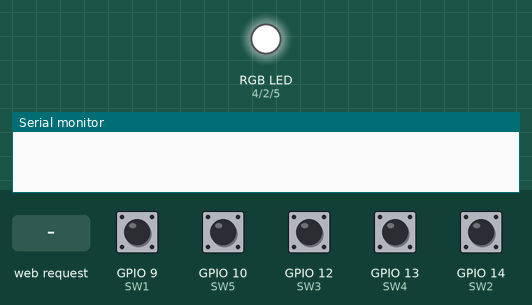
Recording of a sketch running on a simulated ESP8266 (NodeMCU). Shown: an RGB LED mixed from three pins (HIGH = lit), the last lines printed to the serial monitor. Inputs (shaded band) come from the test bench; at power-on: GPIO 9 (SW1), GPIO 10 (SW5), GPIO 12 (SW3), GPIO 13 (SW4), GPIO 14 (SW2) HIGH. Dim RGB values are drawn brighter than linear; WiFi joins after 1.5 s; servers stay silent unless stated; EEPROM starts erased.

Above: at 2.7 s.
2.8 s: HTTP request GET /?r received
At 5.08 s:
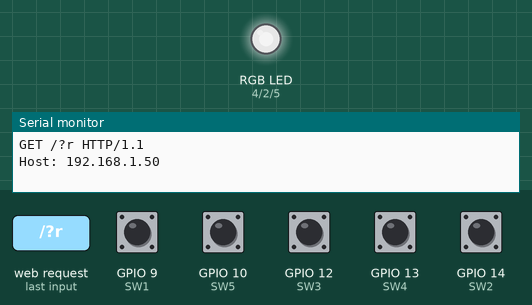
5.8 s: GPIO 9 (SW1) pulled LOW for 0.15 s
8.8 s: GPIO 9 (SW1) pulled LOW for 0.15 s
At 9.2 s:
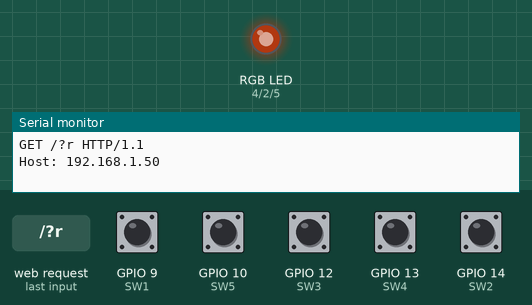
At 11.0 s:
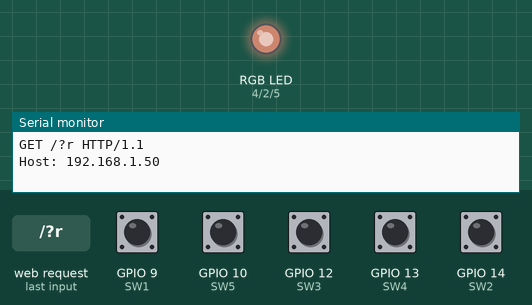
11.9 s: HTTP request GET /?r received
Timing chart, 0 to 17.7 s (numbered marks = the images above; inputs shaded):
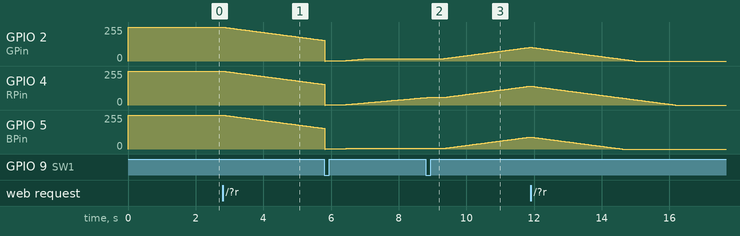

Measured:
- after the input at 2.8 s, GPIO 2 (GPin), GPIO 4 (RPin), GPIO 5 (BPin): moves from 254/255 to 155/255 over 3.0 s, starting at once
- after the input at 8.8 s, GPIO 2 (GPin): moves from 17/255 to 103/255 over 3.0 s, starting at once; GPIO 5 (BPin): moves from 4/255 to 90/255 over 3.0 s, starting at once

The sketch:

RGBController_pub.ino
```cpp
/*
WiFi RGB controller
By Drakon4ik
Version 0.0.1_b10
Date last update 06.01.2020
*/

#include <ESP8266WiFi.h>
#include <EEPROM.h>

/*---  ---*/

/*--- Конфигурация отладки/Config DEBUG mode ---*/
bool debugActiv = false;
/*---  ---*/

/*--- Конфигурация WiFi/Config WiFi ---*/
const char* ssid = "";
const char* password = "";
/*---  ---*/

/*--- Конфигурация веб-сервера/Config Web Server ---*/
WiFiServer server(80);
/*---  ---*/

/*--- Конфигурация HTTP запросов/Config HTTP requests ---*/
String redString = "0";
String greenString = "0";
String blueString = "0";
int pos1 = 0;
int pos2 = 0;
int pos3 = 0;
int pos4 = 0;

String header;
/*---  ---*/

/*--- GPIO ---*/
const int RPin = 4;
const int GPin = 2;
const int BPin = 5;
/*---  ---*/

/*--- Статус каналов/Status channel ---*/
bool ROn = false;
bool GOn = false;
bool BOn = false;
/*---  ---*/

/*--- Статус кнопок/Status buttom ---*/
int buttonState1 = 0;
int buttonState2 = 0;
int buttonState3 = 0;
int buttonState4 = 0;
int buttonState5 = 0;
/*---  ---*/

/*--- Конфигурация кнопок/Config buttom ---*/
uint8_t SW1 = 9;
uint8_t SW2 = 14;
uint8_t SW3 = 12;
uint8_t SW4 = 13;
uint8_t SW5 = 10;
/*---  ---*/

/*--- Конфигурация EPROM памяти/Config EPROM memory ---*/
const int eprom_r = 0;
const int eprom_g = 1;
const int eprom_b = 2;
/*---  ---*/

/*---Конфигурация анимации/Config animation ---*/
int Rtmp = 255;
int Gtmp = 255;
int Btmp = 255;
int RPos = 255;
int GPos = 255;
int BPos = 255;

int statusAnim = 1;
bool enterAnim = false;
/*---  ---*/

/*--- Прочая конфигурация/Config other ---*/
#define BUFFER_SIZE 100

int tm = 300;
float temp = 0;
int c_r = 0;
int c_g = 0;
int c_b = 0;

const int resolution = 256;
unsigned long currentTime = millis();
unsigned long previousTime = 0;
const long timeoutTime = 2000;

WiFiClient wclient;
//PubSubClient client(wclient); //testing
/*---  ---*/

/*--- Инициализация прошивки/Initial ---*/
void setup() {
  Serial.begin(115200);
  if (debugActiv) {
    Serial.println("Start system...");
  }

  /*--- Инициальизация силовых выходов/Initial output ---*/
  if (debugActiv) {
    Serial.print("Start pin modes...");
  }
  pinMode(RPin,OUTPUT);
  pinMode(GPin, OUTPUT);
  pinMode(BPin, OUTPUT);
  digitalWrite(RPin, ROn);
  digitalWrite(GPin, GOn);
  digitalWrite(BPin, BOn);
  if (debugActiv) {
    Serial.println("OK");
  }
  /*---  ---*/

  /*--- Инициализация кнопок/Initial button ---*/
  if (debugActiv) {
    Serial.print("Start button...");
  }
  pinMode(SW1 , INPUT_PULLUP);
  pinMode(SW2 , INPUT_PULLUP);
  pinMode(SW3 , INPUT_PULLUP);
  pinMode(SW4 , INPUT_PULLUP);
  pinMode(SW5 , INPUT_PULLUP);
  if (debugActiv) {
    Serial.println("OK");
  }
  /*---  ---*/

  /*--- Включение света/Light enable ---*/
  if (debugActiv) {
    Serial.print("Start light...");
  }
  analogWriteRange(resolution);
  analogWrite(RPin, HIGH);
  analogWrite(GPin, HIGH);
  analogWrite(BPin, HIGH);
  analogWrite(RPin, RPos);
  analogWrite(GPin, GPos);
  analogWrite(BPin, BPos);
  if (debugActiv) {
    Serial.println("OK");
  }
  /*---  ---*/

  /*--- Подключение к WiFi/Connect to WiFi ---*/
  if (debugActiv) {
    Serial.print("Conect to WiFi...");
  }
  WiFi.begin(ssid, password);
  if (WiFi.waitForConnectResult() == WL_CONNECTED) {
    if (debugActiv) {
      Serial.println("OK");
    }
  }else {
    if (debugActiv) {
      Serial.println("ERR...");
    }
  }
  /*---  ---*/

  /*--- Инициализация сервера/Initial server ---*/
  if (debugActiv) {
    Serial.print("Start server...");
  }
  server.begin();
  if (debugActiv) {
    Serial.println("OK");
  }
  /*---  ---*/

  /*--- Инициализация памяти/Initial memory ---*/
  if (debugActiv) {
    Serial.print("Start EEPROM...");
  }
  EEPROM.begin(4);
  Rtmp = EEPROM.read(eprom_r);
  Gtmp = EEPROM.read(eprom_g);
  Btmp = EEPROM.read(eprom_b);
  EEPROM.commit();
  if (debugActiv) {
    Serial.println("OK");
  }
  /*---  ---*/

  /*--- Установка цвета из памяти/Install color from memory ---*/
  if (debugActiv) {
    Serial.print("Color switch from EEPROM...");
  }
  colorSwitch();
  if (debugActiv) {
    Serial.println("OK");
    Serial.println("Start system...OK");
  }
  /*---  ---*/
}
/*---  ---*/

void loop() {
  //Веб интерфейс/Web interface
  WiFiClient client = server.available();
  if (!enterAnim) {
    if (client) {
    currentTime = millis();
    previousTime = currentTime;
    if (debugActiv) {
      Serial.println("***");
      Serial.println("New client on web interface");
    }
    String currentLine = "";
    while (client.connected() && currentTime - previousTime <= timeoutTime) {
      currentTime = millis();
      if (client.available()) {
        char c = client.read();
        Serial.write(c);
        header += c;
        if (c == '\n') {
          if (currentLine.length() == 0) {
            client.println("HTTP/1.1 200 OK");
            client.println("Content-type:text/html");
            client.println("Connection: close");
            client.println();
            client.println("<!DOCTYPE html><html>");
            client.println("<head><meta name=\"viewport\" content=\"width=device-width, initial-scale=1\">");
            client.println("<link rel=\"icon\" href=\"data:,\">");
            client.println("<link rel=\"stylesheet\" href=\"https://stackpath.bootstrapcdn.com/bootstrap/4.3.1/css/bootstrap.min.css\">");
            client.println("<script src=\"https://cdnjs.cloudflare.com/ajax/libs/jscolor/2.0.4/jscolor.min.js\"></script>");
            client.println("<title>LED color</title>");
            client.println("</head><body><div class=\"container\"><div class=\"row\"><h1>Color changer</h1></div>");
            client.println("<a class=\"btn btn-primary btn-lg\" href=\"#\" id=\"change_color\" role=\"button\">Change Color</a> ");
            client.println("<input class=\"jscolor {onFineChange:'update(this)'}\" id=\"rgb\"></div>");
            client.println("<script>function update(picker) {document.getElementById('rgb').innerHTML = Math.round(picker.rgb[0]) + ', ' +  Math.round(picker.rgb[1]) + ', ' + Math.round(picker.rgb[2]);");
            client.println("document.getElementById(\"change_color\").href=\"?r\" + Math.round(picker.rgb[0]) + \"g\" +  Math.round(picker.rgb[1]) + \"b\" + Math.round(picker.rgb[2]) + \"&\";}</script></body></html>");
            client.println();
            if(header.indexOf("GET /?r") >= 0) {
              pos1 = header.indexOf('r');
              pos2 = header.indexOf('g');
              pos3 = header.indexOf('b');
              pos4 = header.indexOf('&');
              redString = header.substring(pos1+1, pos2);
              greenString = header.substring(pos2+1, pos3);
              blueString = header.substring(pos3+1, pos4);
              if (debugActiv) {
                Serial.println(redString.toInt());
                Serial.println(greenString.toInt());
                Serial.println(blueString.toInt());
              }
              if (RPos != redString.toInt()) {
                Rtmp = redString.toInt();
              }
              if (GPos != greenString.toInt()) {
                Gtmp = greenString.toInt();
              }
              if (BPos != blueString.toInt()) {
                Btmp = blueString.toInt();
              }
            }
            break;
          } else {
            currentLine = "";
          }
        } else if (c != '\r') {
          currentLine += c;
      }
      }
    }
    header = "";
    client.stop();
    if (debugActiv) {
      Serial.println("Client on web interface disconnected");
      Serial.println("***");
    }
    }
  }

  //Считываеться значение кнопок/Read button value
  buttonState1 = digitalRead(SW1);
  buttonState2 = digitalRead(SW2);
  buttonState3 = digitalRead(SW3);
  buttonState4 = digitalRead(SW4);
  buttonState5 = digitalRead(SW5);

  //Обработка кнопки SW1/Function SW1
  if (buttonState1 == LOW) {
    if (enterAnim) {
      statusAnim = 1;
      EEPROM.begin(4);
      Rtmp = EEPROM.read(eprom_r);
      Gtmp = EEPROM.read(eprom_g);
      Btmp = EEPROM.read(eprom_b);
      EEPROM.commit();
      colorSwitch();
      enterAnim = false;
    }else {
      enterAnim = true;
      colorAnimation0();
    }
    if (debugActiv) {
      Serial.println("Color animation button");
    }
    if (statusAnim != 1) {
      colorAnimation0();
    }
    delay(500);
  }

  //Обработка кнопки SW2/Function SW2
  if (buttonState2 ==LOW) {
    /*Serial.println("Green button");
    GOnOFF();
    delay(500);*/
  }

  //Обработка кнопки SW3/Function SW3
  if (buttonState3 ==LOW) {
    /*Serial.println("Blue button");
    BOnOFF();
    delay(500);*/
  }

  //Обработка кнопки SW4/Function SW4
  if (buttonState4 ==LOW) {
    /*Serial.println("RGB on button");
    RGBOn();
    delay(500);*/
  }

  //Обработка кнопки SW5/Function SW5
  /*if (buttonState5 ==LOW) {
    Serial.println("RGB off button");
    RGBOFF();
    delay(500);
  }*/

  //Смена цвета/Switch color
  if (!enterAnim){
    colorSwitch();
  }

  if (enterAnim) {
    colorAnimation0();
  }

  delay(25);
}

/*--- Анимация #1/Animation #1 ---*/
void colorAnimation0() {
  if (statusAnim == 1) {
    analogWrite(RPin, 0);
    analogWrite(GPin, 0);
    analogWrite(BPin, 0);
    Rtmp = 255;
    Gtmp = 18;
    Btmp = 5;
    RPos = 0;
    GPos = 0;
    BPos = 0;
    statusAnim = 2;
  }
  if (Rtmp > RPos) {
    RPos = RPos + 1;
    analogWrite(RPin, RPos);
  }
  if (Rtmp < RPos) {
    RPos = RPos - 1;
    analogWrite(RPin, RPos);
  }
  if (Gtmp > GPos) {
    GPos = GPos + 1;
    analogWrite(GPin, GPos);
  }
  if (Gtmp < GPos) {
    GPos = GPos - 1;
    analogWrite(GPin, GPos);
  }
  if (Btmp > BPos) {
    BPos = BPos + 1;
    analogWrite(BPin, BPos);
  }
  if (Btmp < BPos) {
    BPos = BPos - 1;
    analogWrite(BPin, BPos);
  }
  if (Rtmp == RPos && Gtmp == GPos && Btmp == BPos) {
    if (statusAnim == 9) {
      Rtmp = 255;
      Gtmp = 18;
      Btmp = 5;
      if (Rtmp == RPos && Gtmp == GPos && Btmp == BPos) {
        statusAnim = 2;
      }
    }
    if (statusAnim == 8) {
      Rtmp = 171;
      Gtmp = 13;
      Btmp = 255;
      statusAnim = 9;
    }
    if (statusAnim == 7) {
      Rtmp = 97;
      Gtmp = 255;
      Btmp = 221;
      statusAnim = 8;
    }
    if (statusAnim == 6) {
      Rtmp = 181;
      Gtmp = 18;
      Btmp = 255;
      statusAnim = 7;
    }
    if (statusAnim == 5) {
      Rtmp = 10;
      Gtmp = 255;
      Btmp = 56;
      statusAnim = 6;
    }
    if (statusAnim == 4) {
      Rtmp = 255;
      Gtmp = 13;
      Btmp = 48;
      statusAnim = 5;
    }
    if (statusAnim == 3) {
      Rtmp = 250;
      Gtmp = 255;
      Btmp = 3;
      statusAnim = 4;
    }
    if (statusAnim == 2) {
      Rtmp = 22;
      Gtmp = 18;
      Btmp = 255;
      statusAnim = 3;
    }
  }
  delay(20);
}
/*---  ---*/

/*--- Плавная смена цветов/Slow switch color ---*/
void colorSwitch() {
  if (Rtmp > RPos) {
    RPos = RPos + 1;
    analogWrite(RPin, RPos);
  }
  if (Rtmp < RPos) {
    RPos = RPos - 1;
    analogWrite(RPin, RPos);
  }
  if (Gtmp > GPos) {
    GPos = GPos + 1;
    analogWrite(GPin, GPos);
  }
  if (Gtmp < GPos) {
    GPos = GPos - 1;
    analogWrite(GPin, GPos);
  }
  if (Btmp > BPos) {
    BPos = BPos + 1;
    analogWrite(BPin, BPos);
  }
  if (Btmp < BPos) {
    BPos = BPos - 1;
    analogWrite(BPin, BPos);
  }
  if (Rtmp == RPos && Gtmp == GPos && Btmp == BPos) {
    if (debugActiv) {
      Serial.println("Color switch...OK");
      Serial.print("Write EEPROM...");
    }
    EEPROM.begin(4);
    EEPROM.write(eprom_r, RPos);
    EEPROM.write(eprom_g, GPos);
    EEPROM.write(eprom_b, BPos);
    EEPROM.commit();
    if (debugActiv) {
      Serial.println("OK");
    }

  }
  delay(5);
}
/*---  ---*/

//Обработка сигналов кнопки R
/*void ROnOFF() {
  if( ROn == HIGH ){
    ROn = LOW;
  }
  else {
    ROn = HIGH;
  }
  digitalWrite(RPin , ROn);
}*/

//Обработка сигналов кнопки G
/*void GOnOFF() {
  if( GOn == HIGH ){
    GOn = LOW;
  }
  else {
    GOn = HIGH;
  }
  digitalWrite(GPin , GOn);
}

void BOnOFF() {
  if( BOn == HIGH ){
    BOn = LOW;
  }
  else {
    BOn = HIGH;
  }
  digitalWrite(BPin , BOn);
}*/

//Обработка вкл\выкл всех
/*void RGBOn() {
  ROn = HIGH;
  GOn = HIGH;
  BOn = HIGH;
  digitalWrite(RPin , ROn);
  digitalWrite(GPin , GOn);
  digitalWrite(BPin , BOn);
}

void RGBOFF() {
  ROn = LOW;
  GOn = LOW;
  BOn = LOW;
  digitalWrite(RPin , ROn);
  digitalWrite(GPin , GOn);
  digitalWrite(BPin , BOn);
}*/
```
